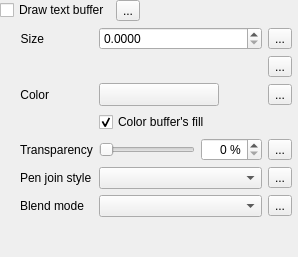
                    <widget class="QWidget" name="scrollAreaWidgetContents_3">
                     <property name="geometry">
                      <rect>
                       <x>0</x>
                       <y>0</y>
                       <width>298</width>
                       <height>257</height>
                      </rect>
                     </property>
                     <layout class="QVBoxLayout" name="verticalLayout_12">
                      <property name="leftMargin">
                       <number>0</number>
                      </property>
                      <property name="topMargin">
                       <number>0</number>
                      </property>
                      <property name="rightMargin">
                       <number>6</number>
                      </property>
                      <property name="bottomMargin">
                       <number>0</number>
                      </property>
                      <item>
                       <layout class="QGridLayout" name="gridLayout_36">
                        <item row="0" column="1">
                         <widget class="QgsDataDefinedButton" name="mBufferDrawDDBtn">
                          <property name="text">
                           <string>...</string>
                          </property>
                         </widget>
                        </item>
                        <item row="0" column="0">
                         <widget class="QCheckBox" name="mBufferDrawChkBx">
                          <property name="sizePolicy">
                           <sizepolicy hsizetype="Maximum" vsizetype="Fixed">
                            <horstretch>0</horstretch>
                            <verstretch>0</verstretch>
                           </sizepolicy>
                          </property>
                          <property name="text">
                           <string>Draw text buffer</string>
                          </property>
                         </widget>
                        </item>
                        <item row="0" column="2">
                         <spacer name="horizontalSpacer_13">
                          <property name="orientation">
                           <enum>Qt::Horizontal</enum>
                          </property>
                          <property name="sizeHint" stdset="0">
                           <size>
                            <width>0</width>
                            <height>20</height>
                           </size>
                          </property>
                         </spacer>
                        </item>
                        <item row="1" column="0" colspan="3">
                         <widget class="QFrame" name="mBufferFrame">
                          <layout class="QGridLayout" name="gridLayout_12">
                           <property name="leftMargin">
                            <number>20</number>
                           </property>
                           <property name="topMargin">
                            <number>0</number>
                           </property>
                           <property name="rightMargin">
                            <number>0</number>
                           </property>
                           <property name="bottomMargin">
                            <number>0</number>
                           </property>
                           <item row="1" column="2">
                            <widget class="QgsDataDefinedButton" name="mBufferUnitsDDBtn">
                             <property name="text">
                              <string>...</string>
                             </property>
                            </widget>
                           </item>
                           <item row="6" column="2">
                            <widget class="QgsDataDefinedButton" name="mBufferBlendModeDDBtn">
                             <property name="text">
                              <string>...</string>
                             </property>
                            </widget>
                           </item>
                           <item row="5" column="1">
                            <widget class="QgsPenJoinStyleComboBox" name="mBufferJoinStyleComboBox">
                             <property name="sizePolicy">
                              <sizepolicy hsizetype="Expanding" vsizetype="Fixed">
                               <horstretch>0</horstretch>
                               <verstretch>0</verstretch>
                              </sizepolicy>
                             </property>
                            </widget>
                           </item>
                           <item row="2" column="0">
                            <widget class="QLabel" name="label_32">
                             <property name="sizePolicy">
                              <sizepolicy hsizetype="Maximum" vsizetype="Preferred">
                               <horstretch>0</horstretch>
                               <verstretch>0</verstretch>
                              </sizepolicy>
                             </property>
                             <property name="text">
                              <string>Color</string>
                             </property>
                             <property name="alignment">
                              <set>Qt::AlignRight|Qt::AlignTrailing|Qt::AlignVCenter</set>
                             </property>
                            </widget>
                           </item>
                           <item row="5" column="0">
                            <widget class="QLabel" name="label_5">
                             <property name="text">
                              <string>Pen join style</string>
                             </property>
                            </widget>
                           </item>
                           <item row="0" column="1">
                            <widget class="QgsDoubleSpinBox" name="spinBufferSize">
                             <property name="sizePolicy">
                              <sizepolicy hsizetype="Expanding" vsizetype="Fixed">
                               <horstretch>0</horstretch>
                               <verstretch>0</verstretch>
                              </sizepolicy>
                             </property>
                             <property name="minimumSize">
                              <size>
                               <width>0</width>
                               <height>0</height>
                              </size>
                             </property>
                             <property name="suffix">
                              <string/>
                             </property>
                             <property name="decimals">
                              <number>4</number>
                             </property>
                             <property name="maximum">
                              <double>999999999.000000000000000</double>
                             </property>
                             <property name="singleStep">
                              <double>0.100000000000000</double>
                             </property>
                             <property name="showClearButton" stdset="0">
                              <bool>false</bool>
                             </property>
                            </widget>
                           </item>
                           <item row="4" column="1">
                            <widget class="QFrame" name="frame_5">
                             <property name="sizePolicy">
                              <sizepolicy hsizetype="Preferred" vsizetype="Maximum">
                               <horstretch>0</horstretch>
                               <verstretch>0</verstretch>
                              </sizepolicy>
                             </property>
                             <layout class="QHBoxLayout" name="horizontalLayout_10">
                              <property name="margin">
                               <number>0</number>
                              </property>
                              <item>
                               <widget class="QSlider" name="mBufferTranspSlider">
                                <property name="enabled">
                                 <bool>true</bool>
                                </property>
                                <property name="sizePolicy">
                                 <sizepolicy hsizetype="Expanding" vsizetype="Fixed">
                                  <horstretch>0</horstretch>
                                  <verstretch>0</verstretch>
                                 </sizepolicy>
                                </property>
                                <property name="minimumSize">
                                 <size>
                                  <width>0</width>
                                  <height>0</height>
                                 </size>
                                </property>
                                <property name="maximumSize">
                                 <size>
                                  <width>16777215</width>
                                  <height>16777215</height>
                                 </size>
                                </property>
                                <property name="maximum">
                                 <number>100</number>
                                </property>
                                <property name="orientation">
                                 <enum>Qt::Horizontal</enum>
                                </property>
                               </widget>
                              </item>
                              <item>
                               <widget class="QgsSpinBox" name="mBufferTranspSpinBox">
                                <property name="enabled">
                                 <bool>true</bool>
                                </property>
                                <property name="alignment">
                                 <set>Qt::AlignRight|Qt::AlignTrailing|Qt::AlignVCenter</set>
                                </property>
                                <property name="suffix">
                                 <string> %</string>
                                </property>
                                <property name="maximum">
                                 <number>100</number>
                                </property>
                               </widget>
                              </item>
                             </layout>
                            </widget>
                           </item>
                           <item row="4" column="0">
                            <widget class="QLabel" name="mBufferTranspLabel_2">
                             <property name="enabled">
                              <bool>true</bool>
                             </property>
                             <property name="text">
                              <string>Transparency</string>
                             </property>
                            </widget>
                           </item>
                           <item row="6" column="0">
                            <widget class="QLabel" name="labelBufferBlend">
                             <property name="text">
                              <string>Blend mode</string>
                             </property>
                            </widget>
                           </item>
                           <item row="4" column="2">
                            <widget class="QgsDataDefinedButton" name="mBufferTranspDDBtn">
                             <property name="text">
                              <string>...</string>
                             </property>
                            </widget>
                           </item>
                           <item row="5" column="2">
                            <widget class="QgsDataDefinedButton" name="mBufferJoinStyleDDBtn">
                             <property name="text">
                              <string>...</string>
                             </property>
                            </widget>
                           </item>
                           <item row="2" column="1">
                            <widget class="QgsColorButtonV2" name="btnBufferColor">
                             <property name="sizePolicy">
                              <sizepolicy hsizetype="Fixed" vsizetype="Fixed">
                               <horstretch>0</horstretch>
                               <verstretch>0</verstretch>
                              </sizepolicy>
                             </property>
                             <property name="minimumSize">
                              <size>
                               <width>120</width>
                               <height>0</height>
                              </size>
                             </property>
                             <property name="maximumSize">
                              <size>
                               <width>120</width>
                               <height>16777215</height>
                              </size>
                             </property>
                             <property name="text">
                              <string/>
                             </property>
                            </widget>
                           </item>
                           <item row="0" column="2">
                            <widget class="QgsDataDefinedButton" name="mBufferSizeDDBtn">
                             <property name="text">
                              <string>...</string>
                             </property>
                            </widget>
                           </item>
                           <item row="2" column="2">
                            <widget class="QgsDataDefinedButton" name="mBufferColorDDBtn">
                             <property name="text">
                              <string>...</string>
                             </property>
                            </widget>
                           </item>
                           <item row="0" column="0">
                            <widget class="QLabel" name="label_31">
                             <property name="sizePolicy">
                              <sizepolicy hsizetype="Maximum" vsizetype="Preferred">
                               <horstretch>0</horstretch>
                               <verstretch>0</verstretch>
                              </sizepolicy>
                             </property>
                             <property name="text">
                              <string>Size</string>
                             </property>
                             <property name="alignment">
                              <set>Qt::AlignRight|Qt::AlignTrailing|Qt::AlignVCenter</set>
                             </property>
                            </widget>
                           </item>
                           <item row="6" column="1">
                            <widget class="QgsBlendModeComboBox" name="comboBufferBlendMode"/>
                           </item>
                           <item row="3" column="1">
                            <widget class="QCheckBox" name="mBufferTranspFillChbx">
                             <property name="text">
                              <string>Color buffer's fill</string>
                             </property>
                             <property name="checked">
                              <bool>true</bool>
                             </property>
                            </widget>
                           </item>
                           <item row="1" column="1">
                            <widget class="QgsUnitSelectionWidget" name="mBufferUnitWidget" native="true"/>
                           </item>
                          </layout>
                         </widget>
                        </item>
                       </layout>
                      </item>
                      <item>
                       <spacer name="verticalSpacer">
                        <property name="orientation">
                         <enum>Qt::Vertical</enum>
                        </property>
                        <property name="sizeHint" stdset="0">
                         <size>
                          <width>20</width>
                          <height>0</height>
                         </size>
                        </property>
                       </spacer>
                      </item>
                     </layout>
                    </widget>
